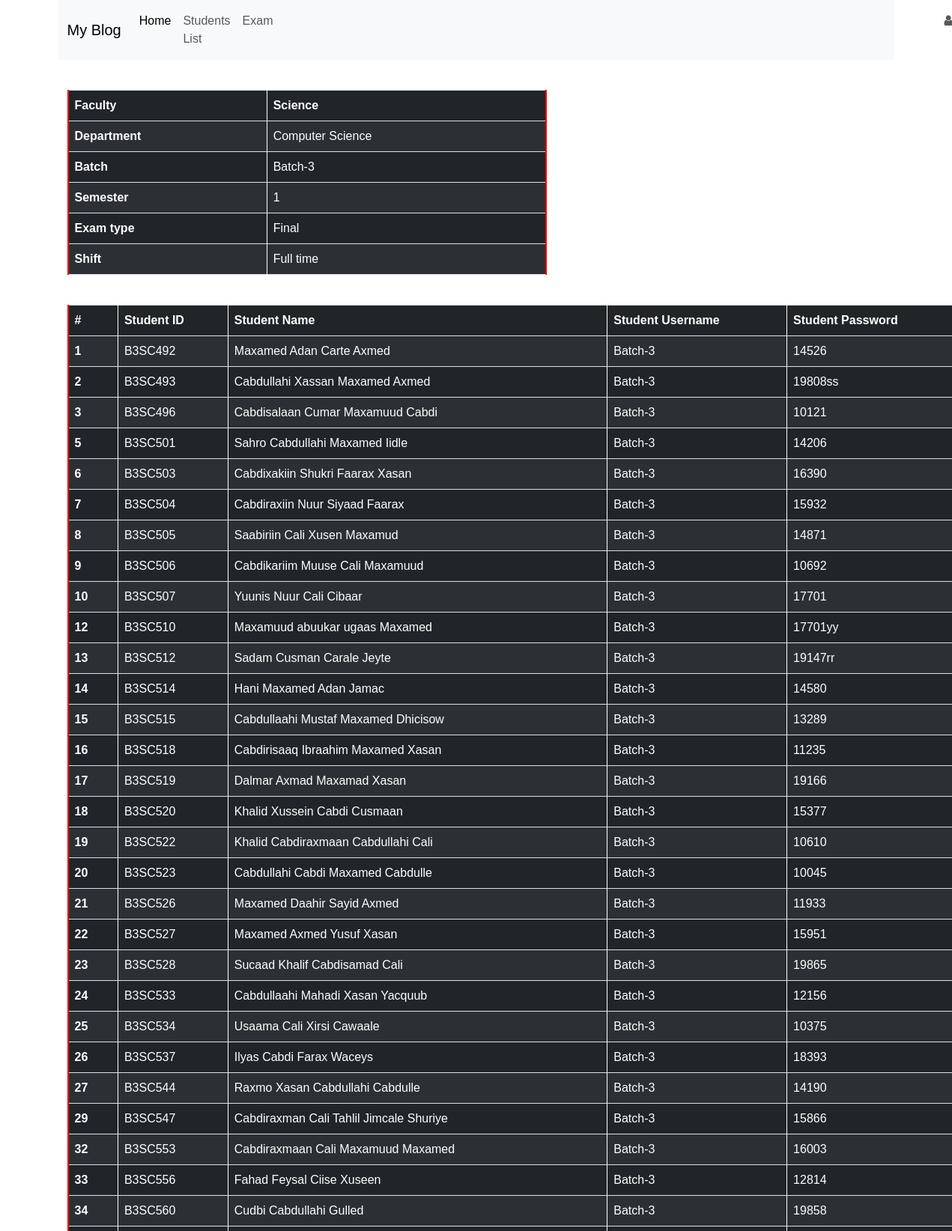
The page /studentsList (signed in, upper part) on the database its author committed.
### app.py (models this page shows)
class students(db.Model):
    No = db.Column(db.Integer, primary_key=True)
    ID = db.Column(db.Text)
    Name = db.Column(db.Text)
    Username = db.Column(db.Text)
    Password = db.Column(db.Text)

### app.py (the view)
@app.route('/studentsList', methods=['POST', 'GET'])
def studentsList():
    if not current_user.is_authenticated:
        flash(f'First sign in your account to view Students lists as possible!...', category='warning')
        return redirect('login')
    else:
        studentsNames = students.query.all()
        return render_template('studentsList.html', title='Students List', students = studentsNames)

### app.py (called while the page is built)
@login_manager.user_loader
def load_user(user_id):
    return User.query.get(int(user_id))  # Replace with your actual code

### templates/studentsList.html
 {% extends "layout.html" %}
{% block content %}
<table class="table table-striped table-dark tbale-width border">
    <thead>
      <tr>
        <th scope="col">Faculty</th>
        <th class="left-border" scope="col">Science</th>
      </tr>
    </thead>
    <tbody>
      <tr>
        <th scope="row">Department</th>
        <td class="left-border">Computer Science</td>
      </tr>
      <tr>
        <th scope="row">Batch</th>
        <td class="left-border">Batch-3</td>
      </tr>
      <tr>
        <th scope="row">Semester</th>
        <td class="left-border">1</td>
      </tr>
      <tr>
        <th scope="row">Exam type</th>
        <td class="left-border">Final</td>
      </tr>
      <tr>
        <th scope="row">Shift</th>
        <td class="left-border">Full time</td>
      </tr>
    </tbody>
  </table>
<table class="table table-striped table-dark student border">
    <thead>
        <tr>
          <th class="left-border" scope="col">#</th>
          <th class="left-border" scope="col">Student ID</th>
          <th class="left-border" scope="col">Student Name</th>
          <th class="left-border" scope="col">Student Username</th>
          <th class="left-border" scope="col">Student Password</th>
        </tr>
    </thead >
    <tbody>
      {% for student in students %}
        <tr class="hover-row">
          <th class="left-border" scope="row">{{ student.No }}</th>
          <td class="left-border">{{ student.ID }}</td>
          <td class="left-border">{{ student.Name }}</td>
          <td class="left-border">{{ student.Username }}</td>
          <td class="left-border">{{ student.Password }}</td>
        </tr>
      {% endfor %}
    </tbody>
</table>
{% endblock content %}

### templates/layout.html (shortened to what this page needs)
<!DOCTYPE html>
<html lang="en">
<head>
    <link href="https://cdn.jsdelivr.net/npm/bootstrap@5.3.0/dist/css/bootstrap.min.css" rel="stylesheet">
    <link rel="stylesheet" href="static/style.css">
    <link rel="stylesheet" href="https://cdnjs.cloudflare.com/ajax/libs/font-awesome/4.7.0/css/font-awesome.min.css">
</head>
<body>
    <div class="container">
        <header>
            <nav class="navbar navbar-expand-lg bg-body-tertiary">
                <div class="container-fluid">
                <a class="navbar-brand" href="{{ url_for('Home') }}">My Blog</a>
                <div class="collapse navbar-collapse" id="navbarNavDropdown">
                    <ul class="navbar-nav">
                    <li class="nav-item">
                        <a class="nav-link active" aria-current="page" href="{{ url_for('Home') }}">Home</a>
                    </li>
                    <li class="nav-item">
                        <a class="nav-link" href="{{ url_for('studentsList') }}">Students List</a>
                    </li>
                    <li class="nav-item">
                        <a class="nav-link" href="{{ url_for('Exam') }}">Exam</a>
                    </li>
                    <li class="nav-item dropdown account">
                        <a class="nav-link dropdown-toggle " href="#" role="button" data-bs-toggle="dropdown" aria-expanded="false">
                            <i class="fa fa-user"></i>
                        </a>
                    </li>
                    </ul>
                </div>
                </div>
            </nav>
        </header>
        <main role="main" class="container">
            {% block content %} {% endblock%}
        </main>
    </div>
    </body>
</html>

### static/style.css (style rules this page uses)
* { font-family: 'Gill Sans', 'Gill Sans MT', Calibri, 'Trebuchet MS', sans-serif; font-size: medium; }
.account { margin-left: 55rem; }
.tbale-width { width: 40rem; margin-top: 2.5rem; }
.student { width: 75em; margin-top: 40px; }
.border { border-left: 2px solid red !important; border-right: 2px solid red !important; }
.left-border { border-left: 1px solid white !important; }

### rows shown on the page
students: No "1", ID "B3SC492", Name "Maxamed Adan Carte Axmed", Username "Batch-3", Password "14526"
students: No "2", ID "B3SC493", Name "Cabdullahi Xassan Maxamed Axmed", Username "Batch-3", Password "19808ss"
students: No "3", ID "B3SC496", Name "Cabdisalaan Cumar Maxamuud Cabdi", Username "Batch-3", Password "10121"
students: No "5", ID "B3SC501", Name "Sahro Cabdullahi Maxamed Iidle", Username "Batch-3", Password "14206"
students: No "6", ID "B3SC503", Name "Cabdixakiin Shukri Faarax Xasan", Username "Batch-3", Password "16390"
students: No "7", ID "B3SC504", Name "Cabdiraxiin Nuur Siyaad Faarax", Username "Batch-3", Password "15932"
students: No "8", ID "B3SC505", Name "Saabiriin Cali Xusen Maxamud", Username "Batch-3", Password "14871"
students: No "9", ID "B3SC506", Name "Cabdikariim Muuse Cali Maxamuud", Username "Batch-3", Password "10692"
students: No "10", ID "B3SC507", Name "Yuunis Nuur Cali Cibaar", Username "Batch-3", Password "17701"
students: No "12", ID "B3SC510", Name "Maxamuud abuukar ugaas Maxamed", Username "Batch-3", Password "17701yy"
students: No "13", ID "B3SC512", Name "Sadam Cusman Carale Jeyte", Username "Batch-3", Password "19147rr"
students: No "14", ID "B3SC514", Name "Hani Maxamed Adan Jamac", Username "Batch-3", Password "14580"
students: No "15", ID "B3SC515", Name "Cabdullaahi Mustaf Maxamed Dhicisow", Username "Batch-3", Password "13289"
students: No "16", ID "B3SC518", Name "Cabdirisaaq Ibraahim Maxamed Xasan", Username "Batch-3", Password "11235"
students: No "17", ID "B3SC519", Name "Dalmar Axmad Maxamad Xasan", Username "Batch-3", Password "19166"
students: No "18", ID "B3SC520", Name "Khalid Xussein Cabdi Cusmaan", Username "Batch-3", Password "15377"
students: No "19", ID "B3SC522", Name "Khalid Cabdiraxmaan Cabdullahi Cali", Username "Batch-3", Password "10610"
students: No "20", ID "B3SC523", Name "Cabdullahi Cabdi Maxamed Cabdulle", Username "Batch-3", Password "10045"
students: No "21", ID "B3SC526", Name "Maxamed Daahir Sayid Axmed", Username "Batch-3", Password "11933"
students: No "22", ID "B3SC527", Name "Maxamed Axmed Yusuf Xasan", Username "Batch-3", Password "15951"
students: No "23", ID "B3SC528", Name "Sucaad Khalif Cabdisamad Cali", Username "Batch-3", Password "19865"
students: No "24", ID "B3SC533", Name "Cabdullaahi Mahadi Xasan Yacquub", Username "Batch-3", Password "12156"
students: No "25", ID "B3SC534", Name "Usaama Cali Xirsi Cawaale", Username "Batch-3", Password "10375"
students: No "26", ID "B3SC537", Name "Ilyas Cabdi Farax Waceys", Username "Batch-3", Password "18393"
students: No "27", ID "B3SC544", Name "Raxmo Xasan Cabdullahi Cabdulle", Username "Batch-3", Password "14190"
students: No "29", ID "B3SC547", Name "Cabdiraxman Cali Tahlil Jimcale Shuriye", Username "Batch-3", Password "15866"
students: No "32", ID "B3SC553", Name "Cabdiraxmaan Cali Maxamuud Maxamed", Username "Batch-3", Password "16003"
students: No "33", ID "B3SC556", Name "Fahad Feysal Ciise Xuseen", Username "Batch-3", Password "12814"
students: No "34", ID "B3SC560", Name "Cudbi Cabdullahi Gulled", Username "Batch-3", Password "19858"
